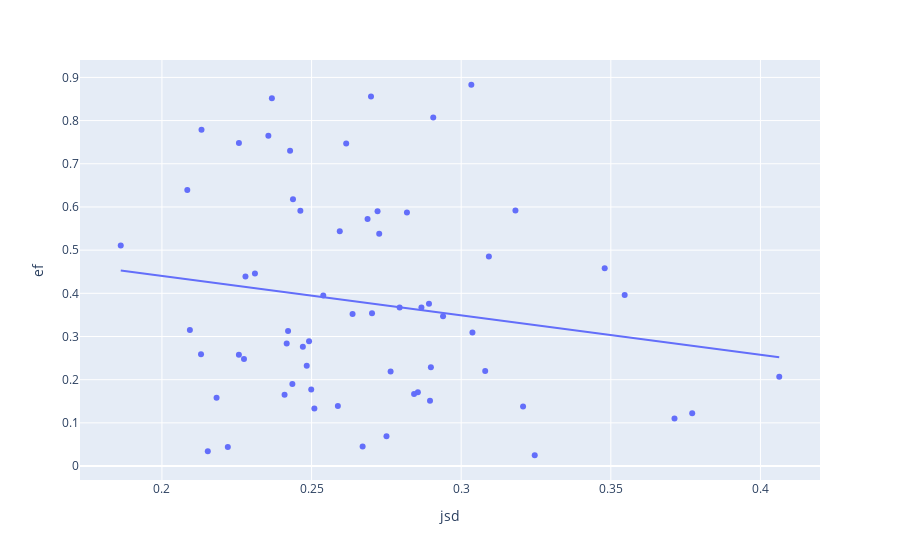

Notebook code cell kept with this figure:
### Code cell
px.scatter(df, x='jsd', y='ef', trendline='ols')
